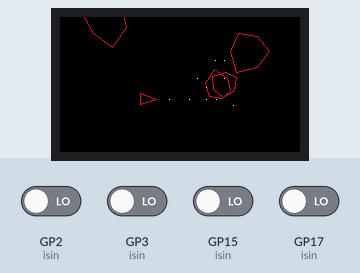
Simulated run of this program. Board: Raspberry Pi Pico running MicroPython. Parts: 240×135 colour display. The test bench sets the inputs (shaded band); at power-on: GP2 (isin), GP3 (isin), GP15 (isin), GP17 (isin) LOW. Random numbers come from a fixed seed; the interpreter's speed is modelled, so counts of loop turns are approximate; library files of the repository ran but are not shown: LCD_1inch14.py.

Above: at 3.4 s.
3.5 s: GP2 (isin) driven HIGH
At 4.17 s:
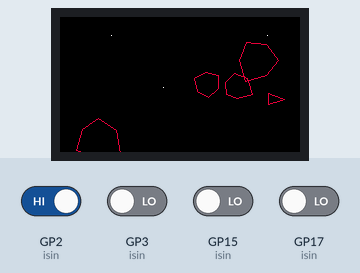
5.2 s: GP3 (isin) driven HIGH
At 5.7 s:
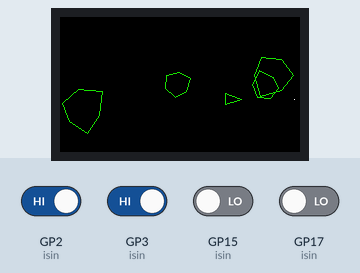
7.0 s: GP15 (isin) driven HIGH
At 7.22 s:
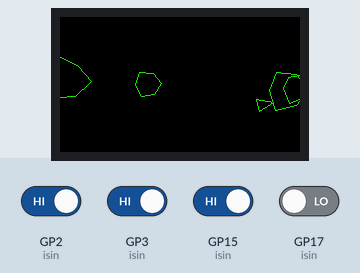
8.5 s: GP17 (isin) driven HIGH
At 8.76 s:
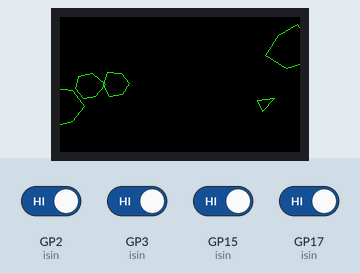
10.1 s: GP2 (isin) driven LOW
At 10.3 s:
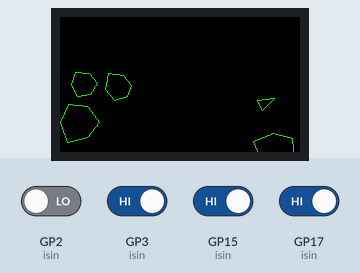
Timing chart, 0 to 12.6 s (numbered marks = the images above; inputs shaded):
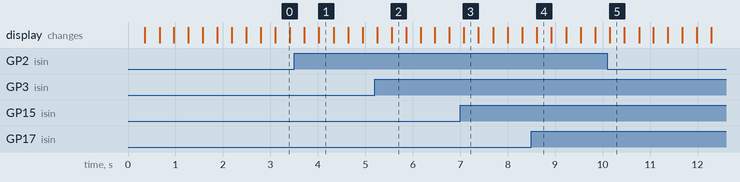

The program:

asteroids.py
```python
from LCD_1inch14 import LCD_1inch14
from machine import Pin,SPI,PWM, Timer
import framebuf, math
import utime
from random import randint, randrange
from sys import exit
import _thread, array
import gc


class Point():
    def __init__(self):
        self.x = 0
        self.y = 0
        self.ax = 0
        self.ay = 0
        self.c = 0
        self.exp = 0

class Ship():
    def __init__(self,ptdeg,ptrad,pts,tumble,x,y,size):
        self.x = x #randint(10,230)
        self.y = y #randint(10,125)
        self.ax = randint(-2,2)/5
        self.ay = randint(-2,2)/5
        self.deg = 0
        self.size = size
        self.coll = self.size*5
        self.exp = 0
        self.damage = True
        self.pt = []
        self.ptrad = ptrad   # radius - points
        self.ptdeg = ptdeg   # degrees - points
        self.pts = pts       # number of points
        self.tumble = tumble # degress added for tumbling

BL = 13
DC = 8
RST = 12
MOSI = 11
SCK = 10
CS = 9
LCD = LCD_1inch14()

m = []         # missile point list
p = []         # point list
a = []         # asteroid point list
e = []         # explode point list
asteroid = []  # big asteroids
t=[]           # title letters
let_rad= []
let_deg= []
let_deg.append([54,270,126,90,54])                      # A
let_rad.append([17,18,17,4,17])
let_deg.append([306,270,234,54,90,126])                 # S
let_rad.append([17,18,17,17,18,17])
let_deg.append( [234, 306, 270, 90] )                   # T
let_rad.append( [17, 17, 12, 14] )
let_deg.append( [306, 234, 0, 126, 54] )                # E
let_rad.append( [17, 17, 0, 17, 17] )
let_deg.append( [0, 306, 270, 234, 126, 191, 0, 60] )   # R
let_rad.append( [0, 17, 16, 17, 17, 10, 0, 16] )
let_deg.append( [306, 270, 234, 126, 90, 54, 306] )     # O
let_rad.append( [17, 16, 17, 17, 16, 17, 17] )
let_deg.append( [306, 270, 234, 270, 90, 54, 90, 126] ) # I
let_rad.append( [17, 16, 17, 14, 14, 17, 16, 17] )
let_deg.append( [234, 270, 0, 90, 126, 234] )           # D
let_rad.append( [17, 14, 10, 14, 17, 17] )
let_deg.append([306,270,234,54,90,126])                 # S
let_rad.append([17,18,17,17,18,17])


token = 0      # muli-thread nonesense
gticks = 0
rfire = 0
threaded = False
num_asteroids=3 # number of asteroids to start

isin=array.array('i',range(0,361))
icos=array.array('i',range(0,361))

def timed_function(f, *args, **kwargs):  # for timing defs
    myname = str(f).split(' ')[1]
    def new_func(*args, **kwargs):
        t = utime.ticks_us()
        result = f(*args, **kwargs)
        delta = utime.ticks_diff(utime.ticks_us(), t)
        print('Function {} Time = {:6.3f}ms'.format(myname, delta/1000))
        return result
    return new_func

def init_isin():            # integer sin lookup table
    for i in range(0,361):
        isin[i]=int(math.sin(math.radians(i))*100000)


def init_icos():            # integer cos lookup table
    for i in range(0,361):
        icos[i]=int(math.cos(math.radians(i))*100000)

def init_title():
    for i in range(0,9):
        t.append(init_obj(let_deg[i],let_rad[i],len(let_deg[i]),1,10+i*26,50,1))
        t[i].ax=0
        t[i].ay=0
        draw_object(t[i])
    while (key0.value() != 0):
        for i in t:
            draw_object(i)
        LCD.show()
    for i in t:
        init_explode(i,50,.5)
        while len(e)>5:
            explode()
            LCD.show()
        explode_cleanup()
        i.size=0
        draw_object(i)
        #LCD.show()
    LCD.fill(LCD.black)


def init_obj(ptdeg,ptrad,pts,tumble,x,y,size):
    obj = Ship(ptdeg,ptrad,pts,tumble,x,y,size)                    #reset obj
    for i in range(0,obj.pts*3):
        obj.pt.append(Point())
    return obj

def init_ast():                      # old dot asteroids
    for i in range(0,6):             # 6 number of asteriod dots
        a.append(Point())
        a[i].x=randint(0,240)        # random location
        a[i].y=randint(0,135)
        a[i].ax=randint(-10,10)/30   # set speed
        a[i].ay=randint(-10,10)/30

def init_asteroids():
    global num_asteroids
    for i in range(0,num_asteroids):
        asteroid.append(init_obj([0,60,120,180,240,300,0],[7]+[randint(6,9) for _ in range(5)]+[7],7,randint(-3,3),randint(10,230),randint(10,125),3))

def draw_object(obj):
    global token
    token = 0
    for i in range(0,obj.pts-1):
        LCD.line(obj.pt[i].x,obj.pt[i].y,obj.pt[i+1].x,obj.pt[i+1].y,LCD.black) # erase old obj
    if (obj.exp == 0 and obj.tumble==0) or (obj.size>0 and obj.tumble!=0):
        move_object(obj)
        if ship.damage==False:
            c=LCD.red
        else:
            c=LCD.green
        for i in range(0,obj.pts-1):
            LCD.line(obj.pt[i].x,obj.pt[i].y,obj.pt[i+1].x,obj.pt[i+1].y,c) # draw new obj
    token = 1

def slow_ship():
    if ship.ax > 0:                         # slow ship down automatically
        ship.ax=ship.ax - 0.01
    if ship.ay > 0:
        ship.ay=ship.ay - 0.01
    if ship.ax < 0:
        ship.ax=ship.ax + 0.01
    if ship.ay < 0:
        ship.ay=ship.ay + 0.01
    if ship.ax < 0.01 and ship.ax > -0.01:  # if very slow then stop
        ship.ax = 0
    if ship.ay < 0.01 and ship.ay > -0.01:
        ship.ay = 0


def move_object(obj):
    obj.x+=obj.ax                   # add accel to x,y
    obj.y=obj.y+obj.ay
    if obj.x > 240:                 # wrap around if out of bounds
        obj.x = 0
    if obj.x < 0:
        obj.x = 240
    if obj.y > 135:
        obj.y = 0
    if obj.y < 0:
        obj.y = 135
    obj.deg+=obj.tumble             # add tumble to deg
    if obj.deg>359:
        obj.deg-=360
    if obj.deg<0:
        obj.deg+=360

    for i in range(0,obj.pts):
#         rad=math.radians(obj.deg+obj.ptdeg[i])
#         obj.pt[i].x=int(obj.ptrad[i]*math.cos(rad)+obj.x)  # point i of obj
#         obj.pt[i].y=int(obj.ptrad[i]*math.sin(rad)+obj.y)

        deg=int(obj.deg+obj.ptdeg[i])
        if deg>359:
            deg-=360
        obj.pt[i].x=int(obj.ptrad[i]*obj.size*icos[deg]/100000+obj.x)
        obj.pt[i].y=int(obj.ptrad[i]*obj.size*isin[deg]/100000+obj.y)


def thrust():
#     rad=math.radians(ship.deg)
#     ship.ax=ship.ax+math.cos(rad)/15   # add accel in direction ship is pointed
#     ship.ay=ship.ay+math.sin(rad)/15

    ship.ax=ship.ax+icos[ship.deg]/100000/15   # add accel in direction ship is pointed
    ship.ay=ship.ay+isin[ship.deg]/100000/15


def buttons():
    global rfire
    if(key0.value() == 0):             # rotate ship CW
        ship.deg+=5
        if ship.deg>359:
            ship.deg=0
    if(key1.value() == 0):             # rotate ship CCW
        ship.deg-=5
        if ship.deg<0:
            ship.deg=359
    if(key2.value() == 0):
        thrust()
    if(key3.value() == 0):
        rfire+=1
        if rfire == 8:
            rfire=0
            fire()

def fire():
    if len(m)<10:            # number of missiles on screen
        m.append(Point())
        i=len(m)-1
        m[i].x=ship.pt[0].x              # start missile at tip of ship
        m[i].y=ship.pt[0].y
#         rad=math.radians(ship.deg)
#         m[i].ax=ship.ax+math.cos(rad)*2  # missile accel of ship + 2x
#         m[i].ay=ship.ay+math.sin(rad)*2
        m[i].ax=ship.ax+icos[ship.deg]/100000*3  # missile accel of ship + 3x
        m[i].ay=ship.ay+isin[ship.deg]/100000*3


def move_miss():  # !!! OLD !!!
    i=0                                                             # i index of missile m
    while len(m)>0 and i< len(m):                                   # have #miss and index<#miss
        if m[i].x >-1 and m[i].x<241 and m[i].y>-1 and m[i].y<136:  # check miss inbounds
            LCD.pixel(int(m[i].x),int(m[i].y),LCD.black)            # erase old miss
            m[i].x=m[i].x+m[i].ax                                   # calc new miss
            m[i].y=m[i].y+m[i].ay
            LCD.pixel(int(m[i].x),int(m[i].y),LCD.white)            # draw new miss
            j=0                                                     # j index of asteroid a
            while len(a)>0 and j< len(a) and len(m)>0 and i<len(m): # have ast, indx<ast, have miss, indx<miss
                if m[i].x < a[j].x+3 and m[i].x > a[j].x-3 and m[i].y < a[j].y+3 and m[i].y > a[j].y-3 and a[j].exp == 0: # check collision
                    LCD.pixel(int(m[i].x),int(m[i].y),LCD.black)
                    LCD.pixel(int(a[j].x),int(a[j].y),LCD.black)
                    explode_cleanup()
                    init_explode(a[j],10,3)
                    a[j].exp=1
                    d=m.pop(i)   # delete missile
                j+=1
        else:
            d=m.pop(i)   # delete missile
        i+=1

def move_miss_new():
    i=0                                                             # i index of missile m
    while len(m)>0 and i< len(m):                                   # have #miss and index<#miss
        if m[i].x >-1 and m[i].x<241 and m[i].y>-1 and m[i].y<136:  # check miss inbounds
            LCD.pixel(int(m[i].x),int(m[i].y),LCD.black)            # erase old miss
            m[i].x=m[i].x+m[i].ax                                   # calc new miss
            m[i].y=m[i].y+m[i].ay
            LCD.pixel(int(m[i].x),int(m[i].y),LCD.white)            # draw new miss
            j=0                                                     # j index of asteroid a
            while len(asteroid)>0 and j< len(asteroid) and len(m)>0 and i<len(m): # have ast, indx<ast, have miss, indx<miss
                if m[i].x < asteroid[j].x+asteroid[j].coll and m[i].x > asteroid[j].x-asteroid[j].coll and m[i].y < asteroid[j].y+asteroid[j].coll and m[i].y > asteroid[j].y-asteroid[j].coll and asteroid[j].size>0 : # check collision
                    LCD.pixel(int(m[i].x),int(m[i].y),LCD.black)
                    asteroid[j].size-=1
                    asteroid[j].coll-=3
                    asteroid.append(init_obj([0,60,120,180,240,300,0],[7,6,7,6,7,6,7],7,randint(-3,3),asteroid[j].x+randint(-20,20),asteroid[j].y+randint(-20,20),asteroid[j].size))
                    draw_object(asteroid[j])
                    explode_cleanup()
                    init_explode(asteroid[j],10,3)
                    asteroid[j].exp=1
                    d=m.pop(i)   # delete missile
                j+=1
        else:
            d=m.pop(i)   # delete missile
        i+=1


def move_ast():    # !!! OLD !!! move dot asteroids
    i=0
    while i<len(a):
        LCD.pixel(int(a[i].x),int(a[i].y),LCD.black)
        a[i].x=a[i].x+a[i].ax
        a[i].y=a[i].y+a[i].ay
        if ship.exp == 0 and ship.x < a[i].x+5 and ship.x > a[i].x-5 and ship.y < a[i].y+5 and ship.y > a[i].y-5 and a[i].exp == 0:
            ship.exp = 2
        if a[i].x<0:
            a[i].x=239
        if a[i].x>239:
            a[i].x=0
        if a[i].y<0:
            a[i].y=134
        if a[i].y>134:
            a[i].y=0
        if a[i].exp == 0:
            LCD.pixel(int(a[i].x),int(a[i].y),LCD.white)
        else:
            explode()
            if len(e) == 0:
                d=a.pop(i)
        i+=1

def move_asteroid():    # move big asteroids
    i=0
    while i<len(asteroid):
        draw_object(asteroid[i])
        if ship.damage and ship.exp == 0 and ship.x < asteroid[i].x+asteroid[i].coll and ship.x > asteroid[i].x-asteroid[i].coll and ship.y < asteroid[i].y+asteroid[i].coll and ship.y > asteroid[i].y-asteroid[i].coll and asteroid[i].exp == 0:
            ship.exp = 2
        if asteroid[i].exp > 0:
            explode()
        if len(e) == 0 and asteroid[i].size<1:
            d=asteroid.pop(i)
        i+=1


def init_explode(objhit,n,s):  # obj, number, speed
    for i in range(0,n):
        e.append(Point())
        e[i].x=objhit.x
        e[i].y=objhit.y
        e[i].ax = objhit.ax+randint(-10,10)/s
        e[i].ay = objhit.ay+randint(-10,10)/s

def explode():
    i=0
    while len(e)>0 and i< len(e):
        if e[i].x >-1 and e[i].x<241 and e[i].y>-1 and e[i].y<136 and e[i].exp<100:
            LCD.pixel(int(e[i].x),int(e[i].y),LCD.black)
            e[i].x=int(e[i].x+e[i].ax)
            e[i].y=int(e[i].y+e[i].ay)
            LCD.pixel(int(e[i].x),int(e[i].y),LCD.white)
            e[i].exp+=1
        else:
            LCD.pixel(int(e[i].x),int(e[i].y),LCD.black)
            d=e.pop(i)    # delete explosion point
            i-=1
        i+=1

def explode_cleanup():
    while len(e)>0:
        LCD.pixel(int(e[0].x),int(e[0].y),LCD.black)
        d=e.pop(0)

def no_damage(timer):
    ship.damage = True


def show_display():       # crashes after few seconds
    global token
    while True:
        if True: # token == 1:
            LCD.show()
if threaded:
    _thread.start_new_thread(show_display, ()) # no bueno :(

if __name__=='__main__':
    pwm = PWM(Pin(BL))
    pwm.freq(1000)
    pwm.duty_u16(32768)#max 65535
    LCD.fill(LCD.black)

    key0 = Pin(15,Pin.IN)
    key1 = Pin(17,Pin.IN)
    key2 = Pin(2 ,Pin.IN)
    key3 = Pin(3 ,Pin.IN)

    init_isin()
    init_icos()

    ship=init_obj([0,140,220,0],[3,3,3,3],4,0,randint(10,230),randint(10,125),3)
    init_title()
    tim = Timer()      #set the timer


    try:
        while(1):
            if len(asteroid)==0:             # no more asteroids
                init_asteroids()
                num_asteroids+=1
                ship.damage=False
                tim.init(mode=Timer.ONE_SHOT, period=2000, callback=no_damage)
            if ship.exp == 1 and len(e) < 5: # explosion done
                explode_cleanup()
                ship.exp = 0
                ship=init_obj([0,140,220,0],[3,3,3,3],4,0,randint(10,230),randint(10,125),3)
                tim.init(mode=Timer.ONE_SHOT, period=2000, callback=no_damage)
            buttons()
            draw_object(ship)
            move_asteroid()                  # move big asteroid
            slow_ship()
            move_miss_new()
            if ship.exp == 2:                # 2=init
                explode_cleanup()
                init_explode(ship,90,1)
                ship.exp = 1
            if ship.exp == 1:                # 1=exploding
                explode()
            if token == 1 and not threaded:
                LCD.show()
            delta = utime.ticks_diff(utime.ticks_us(), gticks)
            gticks = utime.ticks_us()
            fps=1_000_000/delta          # frames per second
            #print(gc.mem_free())
            #print(fps)


    except KeyboardInterrupt:
        print('fps=',fps)
        print('asteroids',len(asteroid),asteroid[0].x,asteroid[0].y, asteroid[0].pt[0].x,asteroid[0].pt[0].y)
        print('asteroid size',asteroid[0].size)
        print('explosion',len(e))
```
